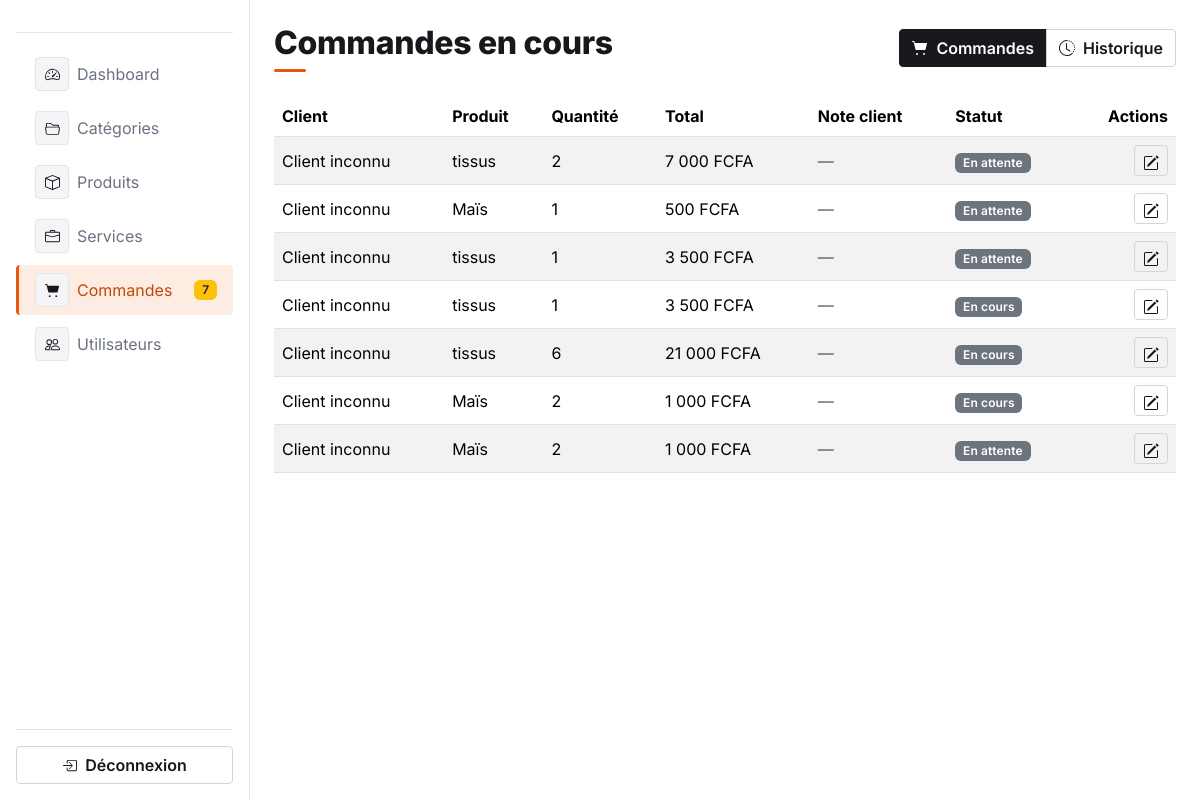
/admin/orders.php (signed in), run on the app's committed database.
### tables this page shows
CREATE TABLE IF NOT EXISTS `orders` (
  `oId` int NOT NULL AUTO_INCREMENT,
  `proId` int DEFAULT NULL,
  `servId` int DEFAULT NULL,
  `cId` int NOT NULL,
  `status` enum('en_attente','en_cours','annulee','livee','expediee') NOT NULL DEFAULT 'en_attente',
  `quantity` int NOT NULL,
  `note` text,
  `usId` int NOT NULL,
  PRIMARY KEY (`oId`),
  KEY `proId` (`proId`),
  KEY `cId` (`cId`),
  KEY `fk_users_usId` (`usId`)
);

### order/controller.php (called while the page is built, shortened)
<?php
function getCommandesActives(PDO $pdo)
{
    $req = "SELECT orders.oId, orders.quantity, orders.status, orders.note,
                   COALESCE(product.proName, service.servName) AS proName,
                   COALESCE(product.price, service.priceHours) AS price,
                   COALESCE(users.lastName, 'inconnu') AS clientNom,
                   COALESCE(users.firstname, 'Client') AS clientPrenom
            FROM orders
            LEFT JOIN product ON orders.proId = product.proId
            LEFT JOIN service ON orders.servId = service.servId
            LEFT JOIN users ON orders.usId = users.usId
            WHERE orders.status NOT IN ('livee', 'annulee')
            ORDER BY orders.oId DESC";
    $stmt = $pdo->query($req);
    return $stmt->fetchAll(PDO::FETCH_ASSOC);
}

### admin/orders.php (the view, shortened to what this page needs)
<?php
require_once(__DIR__ . "/../order/controller.php");
require_once(__DIR__ . "/../config/db.php");
$commandes = getCommandesActives($pdo);
$statutsDisponibles = [
    'en_attente' => 'En attente',
    'en_cours' => 'En cours',
    'expediee' => 'Expédiée',
    'livee' => 'Livrée',
    'annulee' => 'Annulée',
];
?>
<!DOCTYPE html>
<html lang="fr">
<head>
    <link rel="stylesheet" href="../assets/css/bootstrap.css">
    <link rel="stylesheet" href="../assets/css/style.css?v=<?php echo filemtime(__DIR__ . '/../assets/css/style.css'); ?>">
</head>
<body>
    <?php include(__DIR__ . "/../admin/sidebar_admin.php"); ?>
    <main class="container-fluid px-4 my-4" style="margin-left: 250px; width: calc(100% - 250px);">
        <div class="d-flex justify-content-between align-items-center flex-wrap gap-2 mb-4">
            <h2 class="page-title m-0">Commandes en cours</h2>
            <div class="btn-group" role="group">
                <a href="orders.php" class="btn btn-primary d-flex align-items-center gap-2">
                     Commandes
                </a>
                <a href="orders_history.php" class="btn btn-outline-primary d-flex align-items-center gap-2">
                     Historique
                </a>
            </div>
        </div>
        <?php if (empty($commandes)): ?>
            <div class="alert alert-info">Aucune commande en cours pour le moment.</div>
        <?php else: ?>
            <div class="table-responsive">
                <table class="table table-striped align-middle">
                    <thead>
                        <tr>
                            <th>Client</th>
                            <th>Produit</th>
                            <th>Quantité</th>
                            <th>Total</th>
                            <th>Note client</th>
                            <th>Statut</th>
                            <th class="text-end">Actions</th>
                        </tr>
                    </thead>
                    <tbody>
                        <?php foreach ($commandes as $commande): ?>
                            <tr>
                                <td><?= htmlspecialchars($commande['clientPrenom'] . ' ' . $commande['clientNom']) ?></td>
                                <td><?= htmlspecialchars($commande['proName']) ?></td>
                                <td><?= $commande['quantity'] ?></td>
                                <td><?= number_format($commande['price'] * $commande['quantity'], 0, ',', ' ') ?> FCFA</td>
                                <td>
                                    <?php if (!empty($commande['note'])): ?>
                                        <span class="text-truncate d-inline-block" style="max-width: 180px;" title="<?= htmlspecialchars($commande['note']) ?>">
                                            <?= htmlspecialchars($commande['note']) ?>
                                        </span>
                                    <?php else: ?>
                                        <span class="text-muted">—</span>
                                    <?php endif; ?>
                                </td>
                                <td>
                                    <span class="badge bg-secondary"><?= $statutsDisponibles[$commande['status']] ?? $commande['status'] ?></span>
                                </td>
                                <td class="text-end">
                                    <button type="button" class="btn btn-sm btn-outline-primary"
                                            data-bs-toggle="modal" data-bs-target="#modalStatut<?= $commande['oId'] ?>"
                                            aria-label="Changer le statut" title="Changer le statut">
                                    </button>
                                </td>
                            </tr>
                        <?php endforeach; ?>
                    </tbody>
                </table>
            </div>
        <?php endif; ?>
    </main>
</body>
</html>

### assets/css/style.css (style rules this page uses)
* { margin: 0; padding: 0; box-sizing: border-box; }
:root { --bg: #ffffff; --bg-muted: #f5f5f7; --ink: #16181c; --muted: #6b7280; --border: #e4e4e7; --border-strong: #d1d5db; --accent: #e8590c; --accent-dark: #c24a09; --accent-light: #ff8f33; --accent-soft: #fdece2; --ok: #1a7f37; --ok-soft: #e6f4ea; --radius-sm: 4px; --radius-md: 8px; --radius-lg: 10px; --shadow-soft: 0 1px 3px rgba(20, 20, 20, .08); --shadow-hover: 0 6px 18px rgba(20, 20, 20, .14); --font-display: 'Inter', system-ui, sans-serif; }
html { scroll-behavior: smooth; }
body { font-family: 'Inter', system-ui, sans-serif; color: var(--ink); background-color: var(--bg); -webkit-font-smoothing: antialiased; }
h1, h2, h3, h4, h5, h6, .navbar-brand, .card-title { font-family: 'Inter', sans-serif; font-weight: 700; letter-spacing: -.01em; color: var(--ink); }
.hero h1, .section-title, .page-title, .auth-card h2, .brand-wordmark { font-family: var(--font-display); font-weight: 800; letter-spacing: -.01em; }
.page-title { font-weight: 800; letter-spacing: -.01em; position: relative; padding-bottom: 10px; }
.page-title::after { content: ""; position: absolute; left: 0; bottom: 0; height: 3px; width: 32px; border-radius: 2px; background: var(--accent); }
.btn { border-radius: var(--radius-sm); font-weight: 600; letter-spacing: 0; transition: transform .12s ease, box-shadow .12s ease, background .12s ease, color .12s ease, border-color .12s ease; }
.btn-primary { background: var(--ink); border: 1px solid var(--ink); color: #fff; }
.btn-outline-primary { border-color: var(--border-strong); color: var(--ink); }
.badge { font-weight: 600; letter-spacing: .01em; }

### data on the page
orders: clientNom "Client inconnu", proName "tissus", quantity "2", quantity "7 000", status "En attente"
orders: clientNom "Client inconnu", proName "Maïs", quantity "1", quantity "500", status "En attente"
orders: clientNom "Client inconnu", proName "tissus", quantity "1", quantity "3 500", status "En attente"
orders: clientNom "Client inconnu", proName "tissus", quantity "1", quantity "3 500", status "En cours"
orders: clientNom "Client inconnu", proName "tissus", quantity "6", quantity "21 000", status "En cours"
orders: clientNom "Client inconnu", proName "Maïs", quantity "2", quantity "1 000", status "En cours"
orders: clientNom "Client inconnu", proName "Maïs", quantity "2", quantity "1 000", status "En attente"

### other printed values
$nombreCommandesEnAttente "7"
